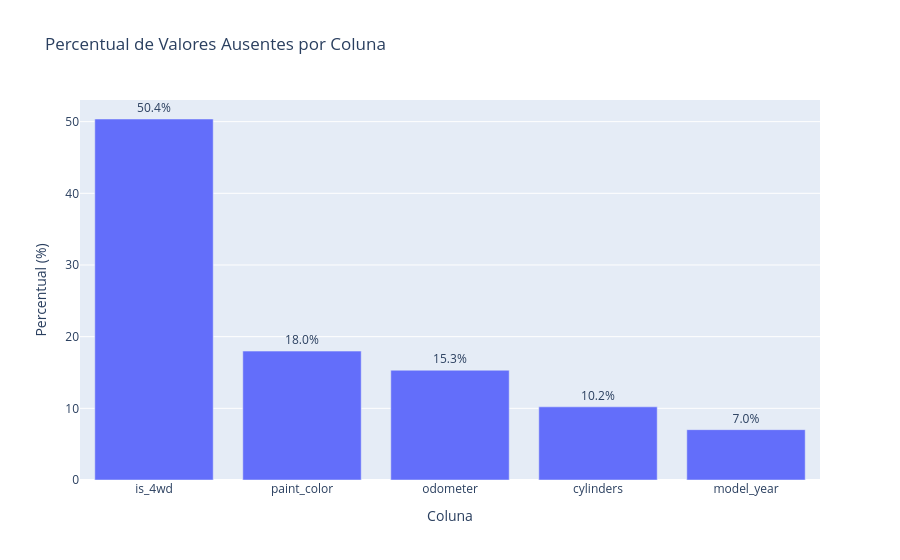

Notebook source saved alongside this figure:
### Markdown cell above
## Análise de valores ausentes

Foi realizada uma investigação dos valores ausentes presentes no conjunto de dados.

As colunas com maior quantidade de dados faltantes foram `is_4wd`, `paint_color`, `odometer`, `cylinders` e `model_year`.

A coluna `is_4wd` apresenta aproximadamente 50% de valores ausentes, indicando que essa informação não está disponível para uma grande parte dos veículos. Também foram identificados valores ausentes em características importantes como quilometragem (`odometer`) e ano do modelo (`model_year`).

Neste momento, os valores ausentes não serão removidos, pois a exclusão desses registros poderia reduzir significativamente o tamanho do conjunto de dados. A decisão de preenchimento ou remoção dependeria do objetivo específico da análise.

### Code cell
missing = missing_percent[missing_percent > 0].sort_values(ascending=False)

fig = px.bar(
    x=missing.index,
    y=missing.values,
    title="Percentual de Valores Ausentes por Coluna",
    labels={
        "x": "Coluna",
        "y": "Percentual (%)"
    },
    text=missing.values
)

fig.update_traces(
    texttemplate='%{text:.1f}%',
    textposition='outside'
)

fig.show()

### Figure 1 — Plotly figure (JSON) as saved in the notebook; plotly's stock layout.template omitted (floating-point values rounded to 4 significant figures)
{"data": [{"hovertemplate": "Coluna=%{x}<br>Percentual (%)=%{y}<br>text=%{text}<extra></extra>", "legendgroup": "", "marker": {"color": "#636efa", "pattern": {"shape": ""}}, "name": "", "orientation": "v", "showlegend": false, "text": [50.37, 17.99, 15.32, 10.21, 7.024], "textposition": "outside", "texttemplate": "%{text:.1f}%", "type": "bar", "x": ["is_4wd", "paint_color", "odometer", "cylinders", "model_year"], "xaxis": "x", "y": [50.37, 17.99, 15.32, 10.21, 7.024], "yaxis": "y"}], "layout": {"barmode": "relative", "legend": {"tracegroupgap": 0}, "title": {"text": "Percentual de Valores Ausentes por Coluna"}, "xaxis": {"anchor": "y", "domain": [0, 1], "title": {"text": "Coluna"}}, "yaxis": {"anchor": "x", "domain": [0, 1], "title": {"text": "Percentual (%)"}}}}
